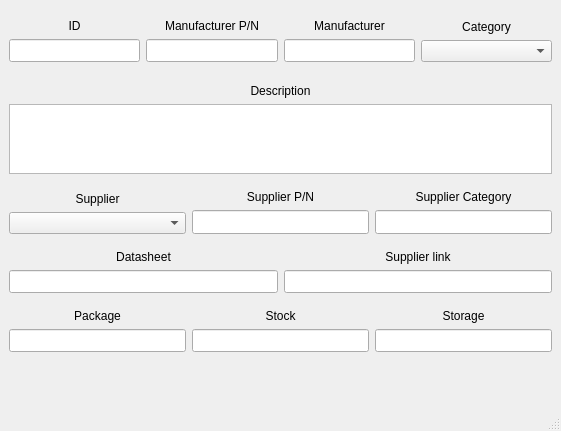
<?xml version="1.0" encoding="UTF-8"?>
<ui version="4.0">
 <class>MainWindow</class>
 <widget class="QMainWindow" name="MainWindow">
  <property name="geometry">
   <rect>
    <x>0</x>
    <y>0</y>
    <width>561</width>
    <height>431</height>
   </rect>
  </property>
  <property name="sizePolicy">
   <sizepolicy hsizetype="Expanding" vsizetype="Expanding">
    <horstretch>0</horstretch>
    <verstretch>0</verstretch>
   </sizepolicy>
  </property>
  <property name="windowTitle">
   <string>MainWindow</string>
  </property>
  <widget class="QWidget" name="centralwidget">
   <property name="sizePolicy">
    <sizepolicy hsizetype="Expanding" vsizetype="Expanding">
     <horstretch>0</horstretch>
     <verstretch>0</verstretch>
    </sizepolicy>
   </property>
   <layout class="QVBoxLayout" name="verticalLayout_15">
    <item>
     <layout class="QVBoxLayout" name="verticalLayout_14" stretch="1,2,1,1,1,1">
      <property name="leftMargin">
       <number>0</number>
      </property>
      <property name="topMargin">
       <number>0</number>
      </property>
      <property name="rightMargin">
       <number>0</number>
      </property>
      <property name="bottomMargin">
       <number>0</number>
      </property>
      <item>
       <layout class="QHBoxLayout" name="horizontalLayout" stretch="1,1,1,1">
        <property name="leftMargin">
         <number>0</number>
        </property>
        <property name="topMargin">
         <number>0</number>
        </property>
        <property name="rightMargin">
         <number>0</number>
        </property>
        <property name="bottomMargin">
         <number>0</number>
        </property>
        <item>
         <layout class="QVBoxLayout" name="verticalLayout" stretch="1,1">
          <property name="leftMargin">
           <number>0</number>
          </property>
          <property name="topMargin">
           <number>0</number>
          </property>
          <property name="rightMargin">
           <number>0</number>
          </property>
          <property name="bottomMargin">
           <number>0</number>
          </property>
          <item>
           <widget class="QLabel" name="label">
            <property name="text">
             <string>ID</string>
            </property>
            <property name="alignment">
             <set>Qt::AlignmentFlag::AlignBottom|Qt::AlignmentFlag::AlignHCenter</set>
            </property>
           </widget>
          </item>
          <item>
           <widget class="QLineEdit" name="lineEdit_Id">
            <property name="sizePolicy">
             <sizepolicy hsizetype="Expanding" vsizetype="Expanding">
              <horstretch>0</horstretch>
              <verstretch>0</verstretch>
             </sizepolicy>
            </property>
           </widget>
          </item>
         </layout>
        </item>
        <item>
         <layout class="QVBoxLayout" name="verticalLayout_2" stretch="1,1">
          <property name="leftMargin">
           <number>0</number>
          </property>
          <property name="topMargin">
           <number>0</number>
          </property>
          <property name="rightMargin">
           <number>0</number>
          </property>
          <property name="bottomMargin">
           <number>0</number>
          </property>
          <item>
           <widget class="QLabel" name="label_2">
            <property name="text">
             <string>Manufacturer P/N</string>
            </property>
            <property name="alignment">
             <set>Qt::AlignmentFlag::AlignBottom|Qt::AlignmentFlag::AlignHCenter</set>
            </property>
           </widget>
          </item>
          <item>
           <widget class="QLineEdit" name="lineEdit_ManufacturerPN">
            <property name="sizePolicy">
             <sizepolicy hsizetype="Expanding" vsizetype="Expanding">
              <horstretch>0</horstretch>
              <verstretch>0</verstretch>
             </sizepolicy>
            </property>
           </widget>
          </item>
         </layout>
        </item>
        <item>
         <layout class="QVBoxLayout" name="verticalLayout_3" stretch="1,1">
          <property name="leftMargin">
           <number>0</number>
          </property>
          <property name="topMargin">
           <number>0</number>
          </property>
          <property name="rightMargin">
           <number>0</number>
          </property>
          <property name="bottomMargin">
           <number>0</number>
          </property>
          <item>
           <widget class="QLabel" name="label_4">
            <property name="sizePolicy">
             <sizepolicy hsizetype="Expanding" vsizetype="Preferred">
              <horstretch>0</horstretch>
              <verstretch>0</verstretch>
             </sizepolicy>
            </property>
            <property name="text">
             <string>Manufacturer</string>
            </property>
            <property name="alignment">
             <set>Qt::AlignmentFlag::AlignBottom|Qt::AlignmentFlag::AlignHCenter</set>
            </property>
           </widget>
          </item>
          <item>
           <widget class="QLineEdit" name="lineEdit_Manufacturer">
            <property name="sizePolicy">
             <sizepolicy hsizetype="Expanding" vsizetype="Expanding">
              <horstretch>0</horstretch>
              <verstretch>0</verstretch>
             </sizepolicy>
            </property>
           </widget>
          </item>
         </layout>
        </item>
        <item>
         <layout class="QVBoxLayout" name="verticalLayout_4" stretch="1,0">
          <property name="leftMargin">
           <number>0</number>
          </property>
          <property name="topMargin">
           <number>0</number>
          </property>
          <property name="rightMargin">
           <number>0</number>
          </property>
          <property name="bottomMargin">
           <number>0</number>
          </property>
          <item>
           <widget class="QLabel" name="label_5">
            <property name="text">
             <string>Category</string>
            </property>
            <property name="alignment">
             <set>Qt::AlignmentFlag::AlignBottom|Qt::AlignmentFlag::AlignHCenter</set>
            </property>
           </widget>
          </item>
          <item>
           <widget class="QComboBox" name="comboBox_Category"/>
          </item>
         </layout>
        </item>
       </layout>
      </item>
      <item>
       <layout class="QVBoxLayout" name="verticalLayout_5" stretch="1,1">
        <property name="leftMargin">
         <number>0</number>
        </property>
        <property name="topMargin">
         <number>0</number>
        </property>
        <property name="rightMargin">
         <number>0</number>
        </property>
        <property name="bottomMargin">
         <number>0</number>
        </property>
        <item>
         <widget class="QLabel" name="label_3">
          <property name="text">
           <string>Description</string>
          </property>
          <property name="alignment">
           <set>Qt::AlignmentFlag::AlignBottom|Qt::AlignmentFlag::AlignHCenter</set>
          </property>
         </widget>
        </item>
        <item>
         <widget class="QTextEdit" name="textEdit_Description"/>
        </item>
       </layout>
      </item>
      <item>
       <layout class="QHBoxLayout" name="horizontalLayout_2" stretch="1,1,1">
        <property name="leftMargin">
         <number>0</number>
        </property>
        <property name="topMargin">
         <number>0</number>
        </property>
        <property name="rightMargin">
         <number>0</number>
        </property>
        <property name="bottomMargin">
         <number>0</number>
        </property>
        <item>
         <layout class="QVBoxLayout" name="verticalLayout_6" stretch="1,0">
          <property name="leftMargin">
           <number>0</number>
          </property>
          <property name="topMargin">
           <number>0</number>
          </property>
          <property name="rightMargin">
           <number>0</number>
          </property>
          <property name="bottomMargin">
           <number>0</number>
          </property>
          <item>
           <widget class="QLabel" name="label_6">
            <property name="text">
             <string>Supplier</string>
            </property>
            <property name="alignment">
             <set>Qt::AlignmentFlag::AlignBottom|Qt::AlignmentFlag::AlignHCenter</set>
            </property>
           </widget>
          </item>
          <item>
           <widget class="QComboBox" name="comboBox_Supplier"/>
          </item>
         </layout>
        </item>
        <item>
         <layout class="QVBoxLayout" name="verticalLayout_7" stretch="1,1">
          <property name="leftMargin">
           <number>0</number>
          </property>
          <property name="topMargin">
           <number>0</number>
          </property>
          <property name="rightMargin">
           <number>0</number>
          </property>
          <property name="bottomMargin">
           <number>0</number>
          </property>
          <item>
           <widget class="QLabel" name="label_7">
            <property name="text">
             <string>Supplier P/N</string>
            </property>
            <property name="alignment">
             <set>Qt::AlignmentFlag::AlignBottom|Qt::AlignmentFlag::AlignHCenter</set>
            </property>
           </widget>
          </item>
          <item>
           <widget class="QLineEdit" name="lineEdit_SupplierPN">
            <property name="sizePolicy">
             <sizepolicy hsizetype="Expanding" vsizetype="Expanding">
              <horstretch>0</horstretch>
              <verstretch>0</verstretch>
             </sizepolicy>
            </property>
           </widget>
          </item>
         </layout>
        </item>
        <item>
         <layout class="QVBoxLayout" name="verticalLayout_8" stretch="1,1">
          <property name="leftMargin">
           <number>0</number>
          </property>
          <property name="topMargin">
           <number>0</number>
          </property>
          <property name="rightMargin">
           <number>0</number>
          </property>
          <property name="bottomMargin">
           <number>0</number>
          </property>
          <item>
           <widget class="QLabel" name="label_8">
            <property name="text">
             <string>Supplier Category</string>
            </property>
            <property name="alignment">
             <set>Qt::AlignmentFlag::AlignBottom|Qt::AlignmentFlag::AlignHCenter</set>
            </property>
           </widget>
          </item>
          <item>
           <widget class="QLineEdit" name="lineEdit_SupplierCategory">
            <property name="sizePolicy">
             <sizepolicy hsizetype="Expanding" vsizetype="Expanding">
              <horstretch>0</horstretch>
              <verstretch>0</verstretch>
             </sizepolicy>
            </property>
           </widget>
          </item>
         </layout>
        </item>
       </layout>
      </item>
      <item>
       <layout class="QHBoxLayout" name="horizontalLayout_3" stretch="1,1">
        <property name="leftMargin">
         <number>0</number>
        </property>
        <property name="topMargin">
         <number>0</number>
        </property>
        <property name="rightMargin">
         <number>0</number>
        </property>
        <property name="bottomMargin">
         <number>0</number>
        </property>
        <item>
         <layout class="QVBoxLayout" name="verticalLayout_9" stretch="1,1">
          <property name="leftMargin">
           <number>0</number>
          </property>
          <property name="topMargin">
           <number>0</number>
          </property>
          <property name="rightMargin">
           <number>0</number>
          </property>
          <property name="bottomMargin">
           <number>0</number>
          </property>
          <item>
           <widget class="QLabel" name="label_9">
            <property name="text">
             <string>Datasheet</string>
            </property>
            <property name="alignment">
             <set>Qt::AlignmentFlag::AlignBottom|Qt::AlignmentFlag::AlignHCenter</set>
            </property>
           </widget>
          </item>
          <item>
           <widget class="QLineEdit" name="lineEdit_Datasheet">
            <property name="sizePolicy">
             <sizepolicy hsizetype="Expanding" vsizetype="Expanding">
              <horstretch>0</horstretch>
              <verstretch>0</verstretch>
             </sizepolicy>
            </property>
           </widget>
          </item>
         </layout>
        </item>
        <item>
         <layout class="QVBoxLayout" name="verticalLayout_10" stretch="1,1">
          <property name="leftMargin">
           <number>0</number>
          </property>
          <property name="topMargin">
           <number>0</number>
          </property>
          <property name="rightMargin">
           <number>0</number>
          </property>
          <property name="bottomMargin">
           <number>0</number>
          </property>
          <item>
           <widget class="QLabel" name="label_10">
            <property name="text">
             <string>Supplier link</string>
            </property>
            <property name="alignment">
             <set>Qt::AlignmentFlag::AlignBottom|Qt::AlignmentFlag::AlignHCenter</set>
            </property>
           </widget>
          </item>
          <item>
           <widget class="QLineEdit" name="lineEdit_SupplierLink">
            <property name="sizePolicy">
             <sizepolicy hsizetype="Expanding" vsizetype="Expanding">
              <horstretch>0</horstretch>
              <verstretch>0</verstretch>
             </sizepolicy>
            </property>
           </widget>
          </item>
         </layout>
        </item>
       </layout>
      </item>
      <item>
       <layout class="QHBoxLayout" name="horizontalLayout_4" stretch="1,1,1">
        <property name="leftMargin">
         <number>0</number>
        </property>
        <property name="topMargin">
         <number>0</number>
        </property>
        <property name="rightMargin">
         <number>0</number>
        </property>
        <property name="bottomMargin">
         <number>0</number>
        </property>
        <item>
         <layout class="QVBoxLayout" name="verticalLayout_11" stretch="1,1">
          <property name="leftMargin">
           <number>0</number>
          </property>
          <property name="topMargin">
           <number>0</number>
          </property>
          <property name="rightMargin">
           <number>0</number>
          </property>
          <property name="bottomMargin">
           <number>0</number>
          </property>
          <item>
           <widget class="QLabel" name="label_11">
            <property name="sizePolicy">
             <sizepolicy hsizetype="Expanding" vsizetype="Preferred">
              <horstretch>0</horstretch>
              <verstretch>0</verstretch>
             </sizepolicy>
            </property>
            <property name="text">
             <string>Package</string>
            </property>
            <property name="alignment">
             <set>Qt::AlignmentFlag::AlignBottom|Qt::AlignmentFlag::AlignHCenter</set>
            </property>
           </widget>
          </item>
          <item>
           <widget class="QLineEdit" name="lineEdit_Package">
            <property name="sizePolicy">
             <sizepolicy hsizetype="Expanding" vsizetype="Expanding">
              <horstretch>0</horstretch>
              <verstretch>0</verstretch>
             </sizepolicy>
            </property>
           </widget>
          </item>
         </layout>
        </item>
        <item>
         <layout class="QVBoxLayout" name="verticalLayout_12" stretch="1,1">
          <property name="leftMargin">
           <number>0</number>
          </property>
          <property name="topMargin">
           <number>0</number>
          </property>
          <property name="rightMargin">
           <number>0</number>
          </property>
          <property name="bottomMargin">
           <number>0</number>
          </property>
          <item>
           <widget class="QLabel" name="label_12">
            <property name="sizePolicy">
             <sizepolicy hsizetype="Expanding" vsizetype="Preferred">
              <horstretch>0</horstretch>
              <verstretch>0</verstretch>
             </sizepolicy>
            </property>
            <property name="text">
             <string>Stock</string>
            </property>
            <property name="alignment">
             <set>Qt::AlignmentFlag::AlignBottom|Qt::AlignmentFlag::AlignHCenter</set>
            </property>
           </widget>
          </item>
          <item>
           <widget class="QLineEdit" name="lineEdit_Stock">
            <property name="sizePolicy">
             <sizepolicy hsizetype="Expanding" vsizetype="Expanding">
              <horstretch>0</horstretch>
              <verstretch>0</verstretch>
             </sizepolicy>
            </property>
           </widget>
          </item>
         </layout>
        </item>
        <item>
         <layout class="QVBoxLayout" name="verticalLayout_13" stretch="1,1">
          <property name="leftMargin">
           <number>0</number>
          </property>
          <property name="topMargin">
           <number>0</number>
          </property>
          <property name="rightMargin">
           <number>0</number>
          </property>
          <property name="bottomMargin">
           <number>0</number>
          </property>
          <item>
           <widget class="QLabel" name="label_13">
            <property name="sizePolicy">
             <sizepolicy hsizetype="Expanding" vsizetype="Preferred">
              <horstretch>0</horstretch>
              <verstretch>0</verstretch>
             </sizepolicy>
            </property>
            <property name="text">
             <string>Storage</string>
            </property>
            <property name="alignment">
             <set>Qt::AlignmentFlag::AlignBottom|Qt::AlignmentFlag::AlignHCenter</set>
            </property>
           </widget>
          </item>
          <item>
           <widget class="QLineEdit" name="lineEdit_Storage">
            <property name="sizePolicy">
             <sizepolicy hsizetype="Expanding" vsizetype="Expanding">
              <horstretch>0</horstretch>
              <verstretch>0</verstretch>
             </sizepolicy>
            </property>
           </widget>
          </item>
         </layout>
        </item>
       </layout>
      </item>
      <item>
       <layout class="QHBoxLayout" name="horizontalLayout_5" stretch="1,2,2,1">
        <property name="leftMargin">
         <number>0</number>
        </property>
        <property name="topMargin">
         <number>20</number>
        </property>
        <property name="rightMargin">
         <number>0</number>
        </property>
        <property name="bottomMargin">
         <number>0</number>
        </property>
        <item>
         <widget class="QPushButton" name="pushButton_previous">
          <property name="sizePolicy">
           <sizepolicy hsizetype="Fixed" vsizetype="Fixed">
            <horstretch>0</horstretch>
            <verstretch>0</verstretch>
           </sizepolicy>
          </property>
          <property name="text">
           <string/>
          </property>
          <property name="icon">
           <iconset resource="img/recursos_grafics.qrc">
            <normaloff>:/logos/arrow_back_ios_new_34dp_1F1F1F_FILL0_wght400_GRAD0_opsz40.svg</normaloff>:/logos/arrow_back_ios_new_34dp_1F1F1F_FILL0_wght400_GRAD0_opsz40.svg</iconset>
          </property>
          <property name="iconSize">
           <size>
            <width>34</width>
            <height>34</height>
           </size>
          </property>
          <property name="flat">
           <bool>true</bool>
          </property>
         </widget>
        </item>
        <item>
         <widget class="QPushButton" name="pushButton_Nou">
          <property name="sizePolicy">
           <sizepolicy hsizetype="Fixed" vsizetype="Fixed">
            <horstretch>0</horstretch>
            <verstretch>0</verstretch>
           </sizepolicy>
          </property>
          <property name="text">
           <string/>
          </property>
          <property name="icon">
           <iconset resource="img/recursos_grafics.qrc">
            <normaloff>:/logos/add_circle_34dp_1F1F1F_FILL0_wght400_GRAD0_opsz40.svg</normaloff>:/logos/add_circle_34dp_1F1F1F_FILL0_wght400_GRAD0_opsz40.svg</iconset>
          </property>
          <property name="iconSize">
           <size>
            <width>34</width>
            <height>34</height>
           </size>
          </property>
          <property name="flat">
           <bool>true</bool>
          </property>
         </widget>
        </item>
        <item>
         <widget class="QPushButton" name="pushButton_safe">
          <property name="sizePolicy">
           <sizepolicy hsizetype="Fixed" vsizetype="Fixed">
            <horstretch>0</horstretch>
            <verstretch>0</verstretch>
           </sizepolicy>
          </property>
          <property name="text">
           <string/>
          </property>
          <property name="icon">
           <iconset resource="img/recursos_grafics.qrc">
            <normaloff>:/logos/save_34dp_1F1F1F_FILL0_wght400_GRAD0_opsz40.svg</normaloff>:/logos/save_34dp_1F1F1F_FILL0_wght400_GRAD0_opsz40.svg</iconset>
          </property>
          <property name="iconSize">
           <size>
            <width>34</width>
            <height>34</height>
           </size>
          </property>
          <property name="flat">
           <bool>true</bool>
          </property>
         </widget>
        </item>
        <item>
         <widget class="QPushButton" name="pushButton_next">
          <property name="sizePolicy">
           <sizepolicy hsizetype="Fixed" vsizetype="Fixed">
            <horstretch>0</horstretch>
            <verstretch>0</verstretch>
           </sizepolicy>
          </property>
          <property name="text">
           <string/>
          </property>
          <property name="icon">
           <iconset resource="img/recursos_grafics.qrc">
            <normaloff>:/logos/arrow_forward_ios_34dp_1F1F1F_FILL0_wght400_GRAD0_opsz40.svg</normaloff>:/logos/arrow_forward_ios_34dp_1F1F1F_FILL0_wght400_GRAD0_opsz40.svg</iconset>
          </property>
          <property name="iconSize">
           <size>
            <width>34</width>
            <height>34</height>
           </size>
          </property>
          <property name="flat">
           <bool>true</bool>
          </property>
         </widget>
        </item>
       </layout>
      </item>
     </layout>
    </item>
   </layout>
  </widget>
  <widget class="QMenuBar" name="menubar">
   <property name="geometry">
    <rect>
     <x>0</x>
     <y>0</y>
     <width>561</width>
     <height>33</height>
    </rect>
   </property>
  </widget>
  <widget class="QStatusBar" name="statusbar"/>
 </widget>
 <resources>
  <include location="img/recursos_grafics.qrc"/>
 </resources>
 <connections/>
</ui>
